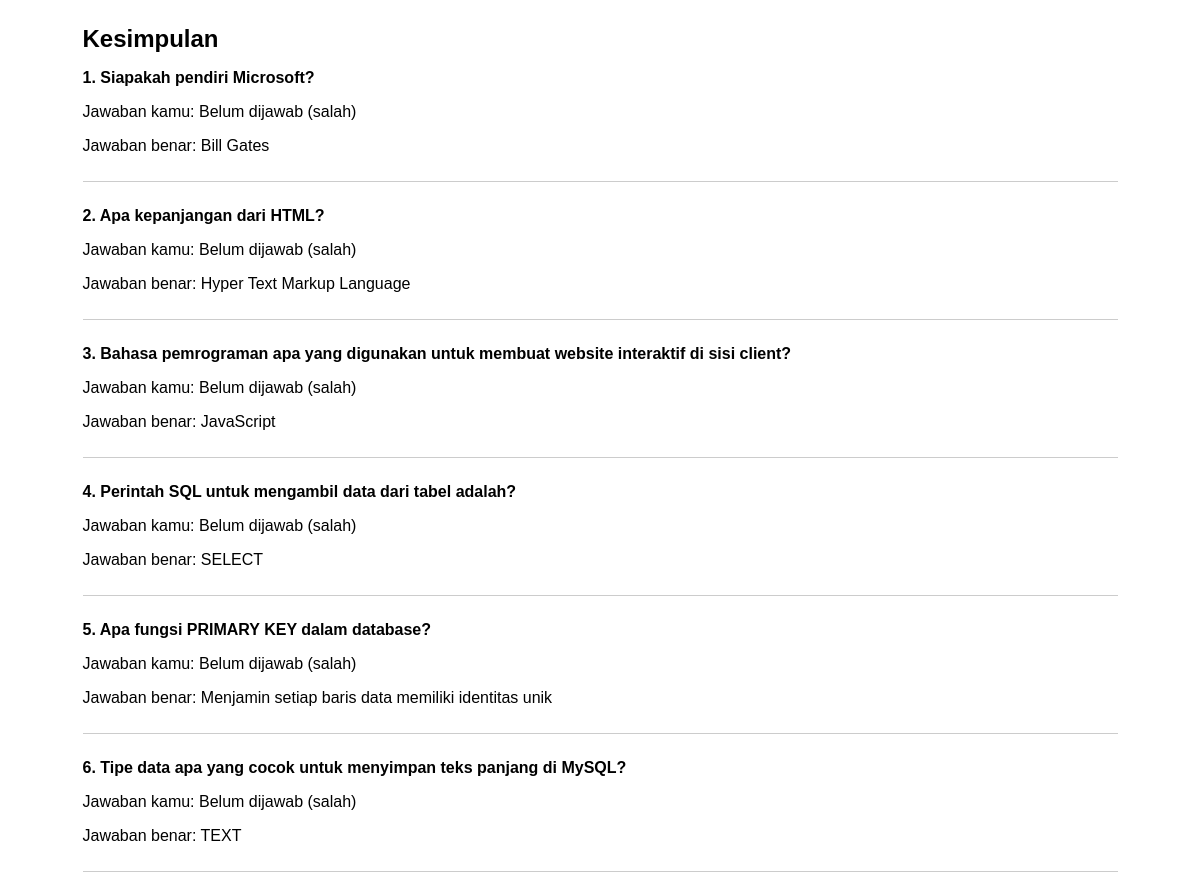
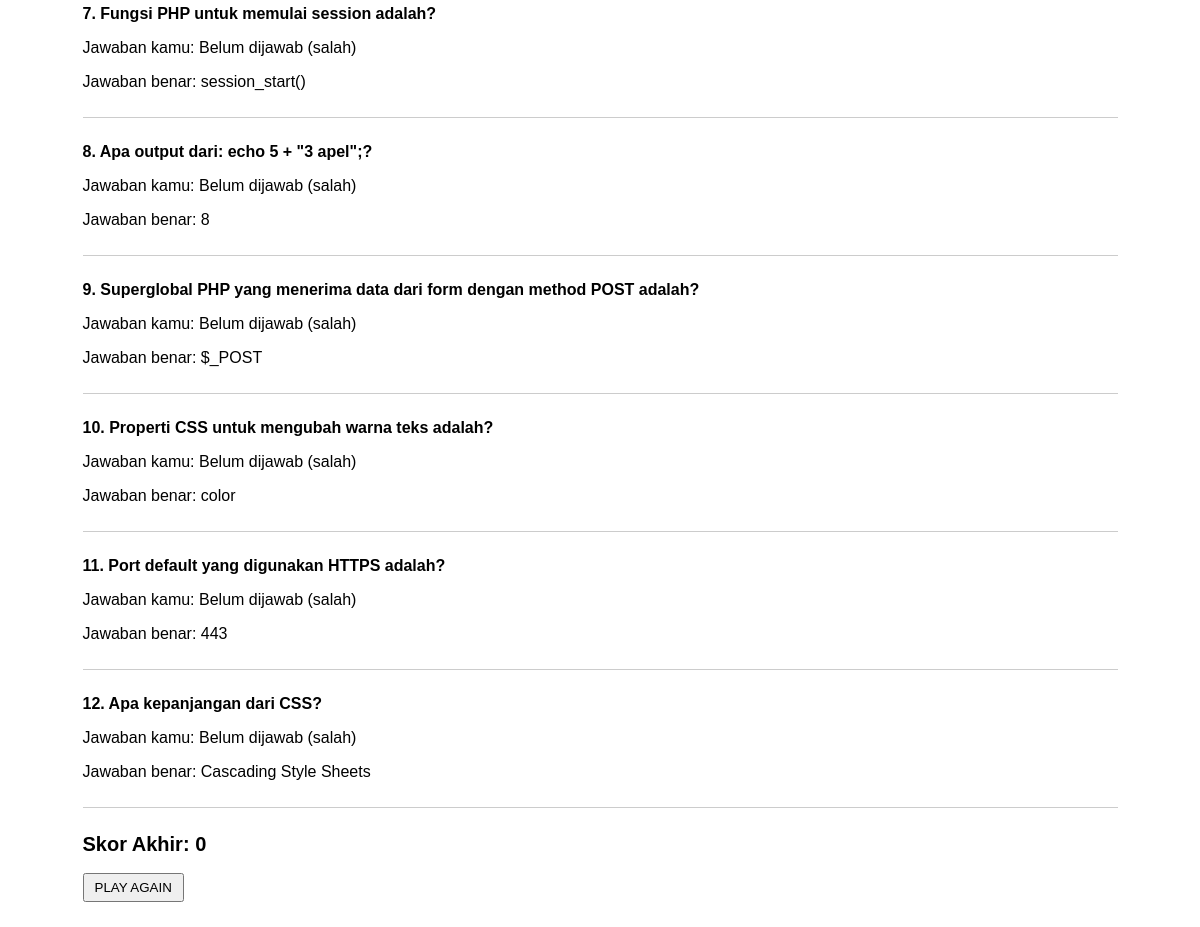
The app's page /kesimpulan.php with its own data (2 pictures, top to bottom).
### tables this page shows
CREATE TABLE soal (
    idsoal INT AUTO_INCREMENT PRIMARY KEY,
    nomor INT NOT NULL,
    pertanyaan TEXT NOT NULL,
    halaman_ke INT NOT NULL
);

CREATE TABLE jawaban (
    idjawaban INT AUTO_INCREMENT PRIMARY KEY,
    idsoal INT NOT NULL,
    isi_jawaban TEXT NOT NULL,
    benarkah TINYINT(1) NOT NULL DEFAULT 0,
    FOREIGN KEY (idsoal) REFERENCES soal(idsoal)
);

### database.php (called while the page is built, shortened)
<?php
class database {
    private $host = "localhost";
    private $user = "root";
    private $pass = "";
    private $db_name = "fullstack";
    public function __construct() {
        $this->db = new mysqli($this->host, $this->user, $this->pass, $this->db_name);
    }
}
?>

### soal.php (called while the page is built, shortened)
<?php
require_once "database.php";
class soal extends database {
    public function getAll() {
        $stmt = $this->db->prepare("SELECT * FROM soal ORDER BY nomor");
        $stmt->execute();
        $result = $stmt->get_result();
        $data = array();
        while ($row = $result->fetch_assoc()) {
            $data[] = $row;
        }
        return $data;
    }
}

### jawaban.php (called while the page is built, shortened)
<?php
require_once "database.php";
class jawaban extends database {
    public function getCorrectAnswer($idsoal) {
        $stmt = $this->db->prepare("SELECT * FROM jawaban WHERE idsoal = ? AND benarkah = 1");
        $stmt->bind_param("i", $idsoal);
        $stmt->execute();
        $result = $stmt->get_result();
        $row = $result->fetch_assoc();
        return $row;
    }
}

### kesimpulan.php (the view, shortened to what this page needs)
<?php
require_once "soal.php";
require_once "jawaban.php";
if (isset($_POST['play_again'])) {
    unset($_SESSION['jawaban_user']);
    unset($_SESSION['hasil_user']);
    session_destroy();
    header('Location: index.php');
} else {
    $objSoal = new soal();
    $objJawaban = new jawaban();
    $daftar_soal = $objSoal->getAll();
    $skor = 0;
?>
<!DOCTYPE html>
<html lang="id">
<head>
    <link rel="stylesheet" href="style.css">
</head>
<body>
<div class="container">
    <h1>Kesimpulan</h1>
    <?php foreach ($daftar_soal as $s) {
        $idsoal = $s['idsoal'];
        $pilihan = null;
        $benar = false;
    ?>
    <div class="kartu">
        <h3><?php echo $s['nomor']; ?>. <?php echo htmlentities($s['pertanyaan']); ?></h3>
        <p>Jawaban kamu:
            <?php
            if ($pilihan) {
                echo htmlentities($pilihan['isi_jawaban']);
            } else {
                echo 'Belum dijawab';
            }
            if ($benar) {
                echo ' (benar)';
                $skor = $skor + 10;
            } else {
                echo ' (salah)';
            }
            ?>
        </p>
        <?php if (!$benar) {
            $kunci = $objJawaban->getCorrectAnswer($idsoal);
        ?>
        <p>Jawaban benar:
            <?php
            if ($kunci) {
                echo htmlentities($kunci['isi_jawaban']);
            } else {
                echo 'Kunci jawaban belum tersedia.';
            }
            ?>
        </p>
        <?php } ?>
    </div>
    <?php } ?>
    <h2>Skor Akhir: <?php echo $skor; ?></h2>
    <form method="post" action="kesimpulan.php">
        <input class="tombol" type="submit" name="play_again" value="PLAY AGAIN">
    </form>
</div>
</body>
</html>
<?php } ?>

### style.css (style rules this page uses)
body { margin: 25px; font-family: Arial, sans-serif; font-size: 16px; color: black; background: white; }
.container { width: 90%; margin: 0 auto; }
h1 { font-size: 24px; }
h2 { font-size: 20px; }
h3 { font-size: 16px; }
.kartu { margin-bottom: 25px; padding-bottom: 10px; border-bottom: 1px solid #cccccc; }
.tombol { padding: 5px 10px; margin-right: 10px; }

### records on screen
soal: nomor "1", pertanyaan "Siapakah pendiri Microsoft?", jawaban.isi_jawaban "Bill Gates"
soal: nomor "2", pertanyaan "Apa kepanjangan dari HTML?", jawaban.isi_jawaban "Hyper Text Markup Language"
soal: nomor "3", pertanyaan "Bahasa pemrograman apa yang digunakan untuk membuat website interaktif di sisi client?", jawaban.isi_jawaban "JavaScript"
soal: nomor "4", pertanyaan "Perintah SQL untuk mengambil data dari tabel adalah?", jawaban.isi_jawaban "SELECT"
soal: nomor "5", pertanyaan "Apa fungsi PRIMARY KEY dalam database?", jawaban.isi_jawaban "Menjamin setiap baris data memiliki identitas unik"
soal: nomor "6", pertanyaan "Tipe data apa yang cocok untuk menyimpan teks panjang di MySQL?", jawaban.isi_jawaban "TEXT"
soal: nomor "7", pertanyaan "Fungsi PHP untuk memulai session adalah?", jawaban.isi_jawaban "session_start()"
soal: nomor "8", pertanyaan "Apa output dari: echo 5 + \"3 apel\";?", jawaban.isi_jawaban "8"
soal: nomor "9", pertanyaan "Superglobal PHP yang menerima data dari form dengan method POST adalah?", jawaban.isi_jawaban "$_POST"
soal: nomor "10", pertanyaan "Properti CSS untuk mengubah warna teks adalah?", jawaban.isi_jawaban "color"
soal: nomor "11", pertanyaan "Port default yang digunakan HTTPS adalah?", jawaban.isi_jawaban "443"
soal: nomor "12", pertanyaan "Apa kepanjangan dari CSS?", jawaban.isi_jawaban "Cascading Style Sheets"

### other values on screen
$skor "0"
